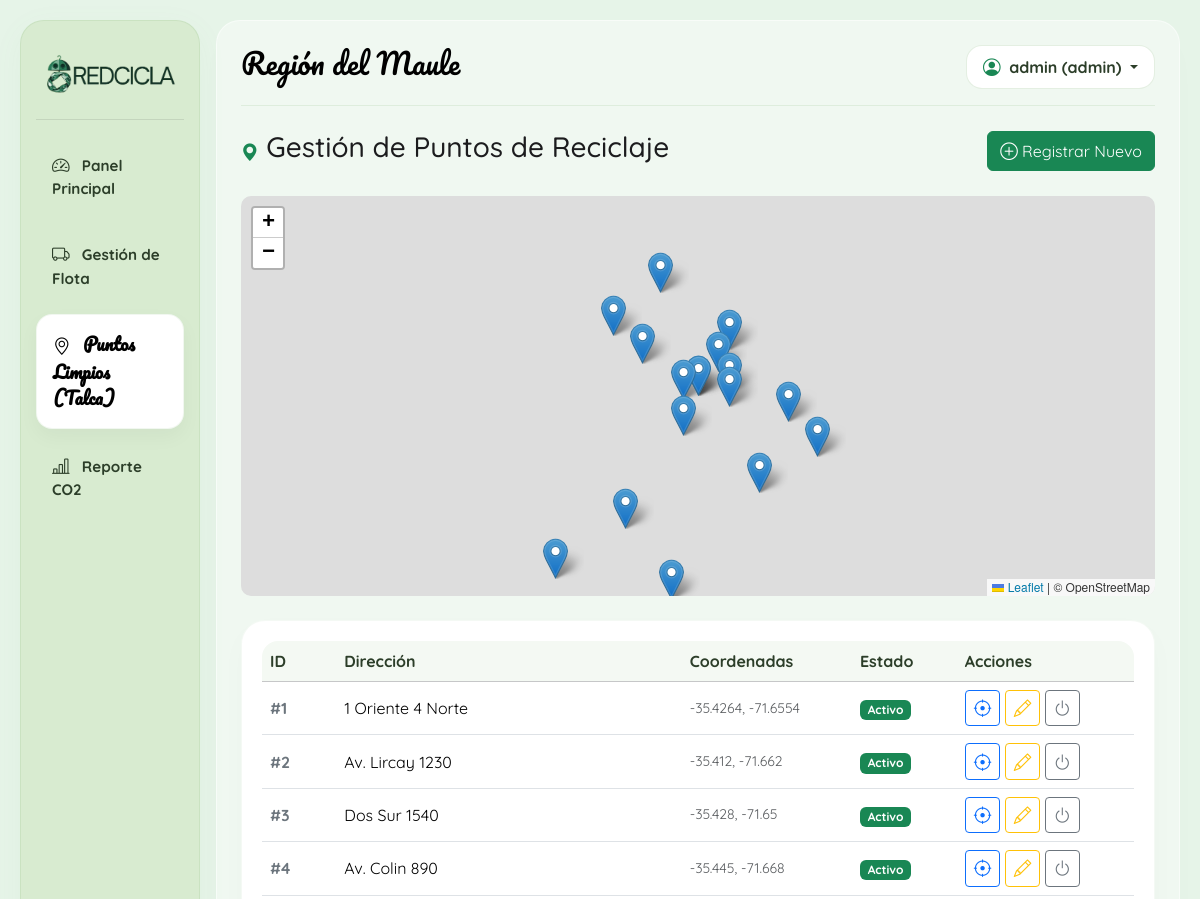
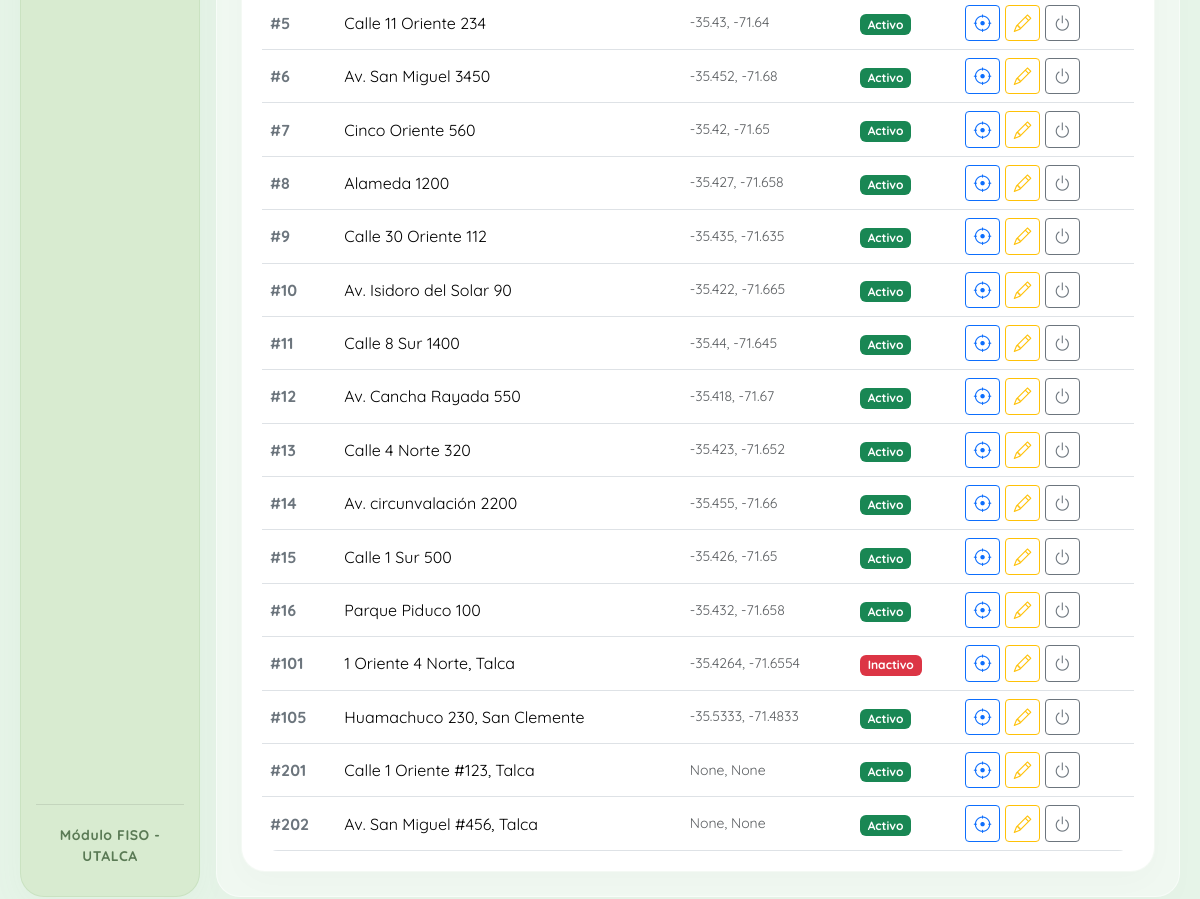
The page /puntos (signed in) on the database its author committed (2 pictures, top to bottom).
### tables this page shows
CREATE TABLE puntos_reciclaje (
            id INTEGER PRIMARY KEY AUTOINCREMENT, ruta_id INTEGER, zona_id INTEGER, direccion TEXT,
            latitud REAL, longitud REAL, capacidad REAL DEFAULT 0.0, intervalo_recoleccion INTEGER, fecha_ultima_recoleccion TEXT, estado INTEGER,
            FOREIGN KEY(ruta_id) REFERENCES rutas(id), FOREIGN KEY(zona_id) REFERENCES zonas(id)
        );

### main.py (the view)
@app.route('/puntos')
def puntos_limpios():
    if 'usuario_nombre' not in session:
        return redirect(url_for('login'))
    conexion = sqlite3.connect(DB_PATH)
    cursor = conexion.cursor()
    cursor.execute("UPDATE puntos_reciclaje SET latitud = -35.4264, longitud = -71.6554 WHERE id = 101 AND latitud IS NULL") # Talca
    cursor.execute("UPDATE puntos_reciclaje SET latitud = -35.5333, longitud = -71.4833 WHERE id = 105 AND latitud IS NULL") # San Clemente
    conexion.commit()
    cursor.execute("SELECT id, direccion, latitud, longitud, estado FROM puntos_reciclaje ORDER BY id")
    lista_puntos = cursor.fetchall()
    conexion.close()
    return render_template('puntos.html', puntos=lista_puntos)

### templates/puntos.html (shortened to what this page needs)
{% extends 'base.html' %}
{% block content %}
<link rel="stylesheet" href="https://unpkg.com/leaflet@1.9.4/dist/leaflet.css" />
<div class="d-flex justify-content-between align-items-center mb-4">
    <h3><i class="bi bi-geo-alt-fill text-success"></i> Gestión de Puntos de Reciclaje</h3>
    <button class="btn btn-success" data-bs-toggle="modal" data-bs-target="#modalNuevoPunto">
        <i class="bi bi-plus-circle"></i> Registrar Nuevo
    </button>
</div>
<div class="row mb-4">
    <div class="col-12"><div id="mapa" style="height: 400px; width: 100%; border-radius: 10px;"></div></div>
</div>
<div class="card border-0 shadow-sm">
    <div class="table-responsive">
        <table class="table table-hover align-middle mb-0">
            <thead class="table-light">
                <tr>
                    <th>ID</th>
                    <th>Dirección</th>
                    <th>Coordenadas</th>
                    <th>Estado</th>
                    <th>Acciones</th>
                </tr>
            </thead>
            <tbody>
                {% for p in puntos %}
                <tr>
                    <td class="fw-bold text-secondary">#{{ p[0] }}</td>
                    <td>{{ p[1] }}</td>
                    <td class="small text-muted">{{ p[2] }}, {{ p[3] }}</td>
                    <td>
                        {% if p[4] == 1 %} <span class="badge bg-success">Activo</span>
                        {% else %} <span class="badge bg-danger">Inactivo</span> {% endif %}
                    </td>
                    <td>
                        <button class="btn btn-sm btn-outline-primary" onclick="centrarMapa({{ p[2] }}, {{ p[3] }})"><i class="bi bi-crosshair"></i></button>
                        <button class="btn btn-sm btn-outline-warning" data-bs-toggle="modal" data-bs-target="#modalEditarPunto{{ p[0] }}"><i class="bi bi-pencil"></i></button>
                        <form action="/puntos/estado/{{ p[0] }}" method="POST" style="display:inline;">
                            <button type="submit" class="btn btn-sm btn-outline-secondary">
                                <i class="bi bi-power"></i>
                            </button>
                        </form>
                    </td>
                </tr>
                {% endfor %}
            </tbody>
        </table>
    </div>
</div>
{% endblock %}

### templates/base.html (style rules this page uses)
:root { --color-bg-light: #e6f4e8; --color-sidebar-combine: #d8ebd0; --color-primary-green: #79AE6F; --color-bubble-bg: #ffffff; --color-dark: #000000; --color-red: #b21c19; --ios-bubble-radius: 24px; --ios-pill-radius: 16px; }
body { font-family: 'Quicksand', sans-serif; background-color: var(--color-bg-light); min-height: 100vh; color: #1c1c1e; overflow-x: hidden; }
.card, .bg-white { background-color: var(--color-bubble-bg) !important; border-radius: var(--ios-bubble-radius) !important; border: 1px solid rgba(121, 174, 111, 0.08) !important; box-shadow: 0 10px 30px rgba(0, 0, 0, 0.02) !important; padding: 20px; animation: fadeInUp 0.4s cubic-bezier(0.16, 1, 0.3, 1) both; }
.bi { font-size: 1.1rem; vertical-align: -1px; }
.table-responsive { border-radius: var(--ios-pill-radius); overflow: hidden; }
.table { margin-bottom: 0; --bs-table-bg: var(--color-bubble-bg) !important; }
.table-light { --bs-table-bg: #f4f9f3 !important; --bs-table-color: #2c3e29 !important; }

### rows shown on the page
puntos_reciclaje: id "1", direccion "1 Oriente 4 Norte", latitud "-35.4264", longitud "-71.6554", estado "Activo"
puntos_reciclaje: id "2", direccion "Av. Lircay 1230", latitud "-35.412", longitud "-71.662", estado "Activo"
puntos_reciclaje: id "3", direccion "Dos Sur 1540", latitud "-35.428", longitud "-71.65", estado "Activo"
puntos_reciclaje: id "4", direccion "Av. Colin 890", latitud "-35.445", longitud "-71.668", estado "Activo"
puntos_reciclaje: id "5", direccion "Calle 11 Oriente 234", latitud "-35.43", longitud "-71.64", estado "Activo"
puntos_reciclaje: id "6", direccion "Av. San Miguel 3450", latitud "-35.452", longitud "-71.68", estado "Activo"
puntos_reciclaje: id "7", direccion "Cinco Oriente 560", latitud "-35.42", longitud "-71.65", estado "Activo"
puntos_reciclaje: id "8", direccion "Alameda 1200", latitud "-35.427", longitud "-71.658", estado "Activo"
puntos_reciclaje: id "9", direccion "Calle 30 Oriente 112", latitud "-35.435", longitud "-71.635", estado "Activo"
puntos_reciclaje: id "10", direccion "Av. Isidoro del Solar 90", latitud "-35.422", longitud "-71.665", estado "Activo"
puntos_reciclaje: id "11", direccion "Calle 8 Sur 1400", latitud "-35.44", longitud "-71.645", estado "Activo"
puntos_reciclaje: id "12", direccion "Av. Cancha Rayada 550", latitud "-35.418", longitud "-71.67", estado "Activo"
puntos_reciclaje: id "13", direccion "Calle 4 Norte 320", latitud "-35.423", longitud "-71.652", estado "Activo"
puntos_reciclaje: id "14", direccion "Av. circunvalación 2200", latitud "-35.455", longitud "-71.66", estado "Activo"
puntos_reciclaje: id "15", direccion "Calle 1 Sur 500", latitud "-35.426", longitud "-71.65", estado "Activo"
puntos_reciclaje: id "16", direccion "Parque Piduco 100", latitud "-35.432", longitud "-71.658", estado "Activo"
puntos_reciclaje: id "101", direccion "1 Oriente 4 Norte, Talca", latitud "-35.4264", longitud "-71.6554", estado "Inactivo"
puntos_reciclaje: id "105", direccion "Huamachuco 230, San Clemente", latitud "-35.5333", longitud "-71.4833", estado "Activo"
puntos_reciclaje: id "201", direccion "Calle 1 Oriente #123, Talca", p "None", estado "Activo"
puntos_reciclaje: id "202", direccion "Av. San Miguel #456, Talca", p "None", estado "Activo"

### other values the page prints
{{ session.get('usuario_nombre') }} "admin"
{{ session.get('usuario_rol') }} "admin"
